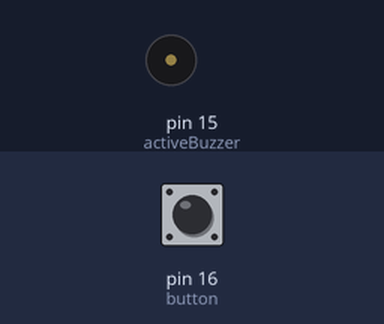
Bench run of a program on a simulated MicroPython board. On the bench: buzzer (waves = sounding, pin HIGH). The test bench sets the inputs (shaded band); at power-on: pin 16 (button) HIGH.

Above: at 1.2 s.
1.3 s: pin 16 (button) pulled LOW for 0.15 s
At 1.37 s:
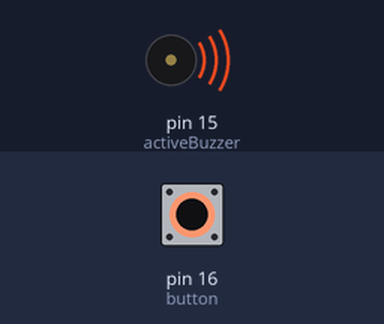
2.9 s: pin 16 (button) pulled LOW for 3.2 s
At 7.1 s:
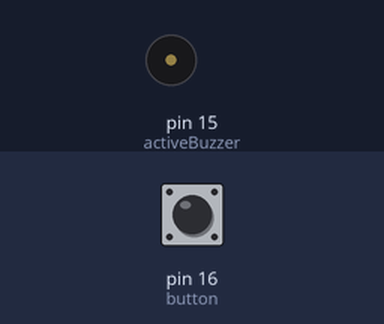
Timing chart, 0 to 8.6 s (numbered marks = the images above; inputs shaded):
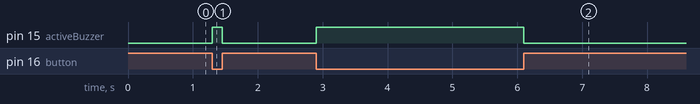

Measured:
- after the input at 1.3 s, pin 15 (activeBuzzer): LOW → HIGH at once, → LOW 0.15 s later
- after the input at 2.9 s, pin 15 (activeBuzzer): LOW → HIGH at once, → LOW 3.2 s later

The program:

06.1_Doorbell.py
```python
from machine import Pin
import time

button=Pin(16,Pin.IN)
activeBuzzer=Pin(15,Pin.OUT)
activeBuzzer.value(0)

while True:
    if not button.value():
        activeBuzzer.value(1)
    else:
        activeBuzzer.value(0)
```
